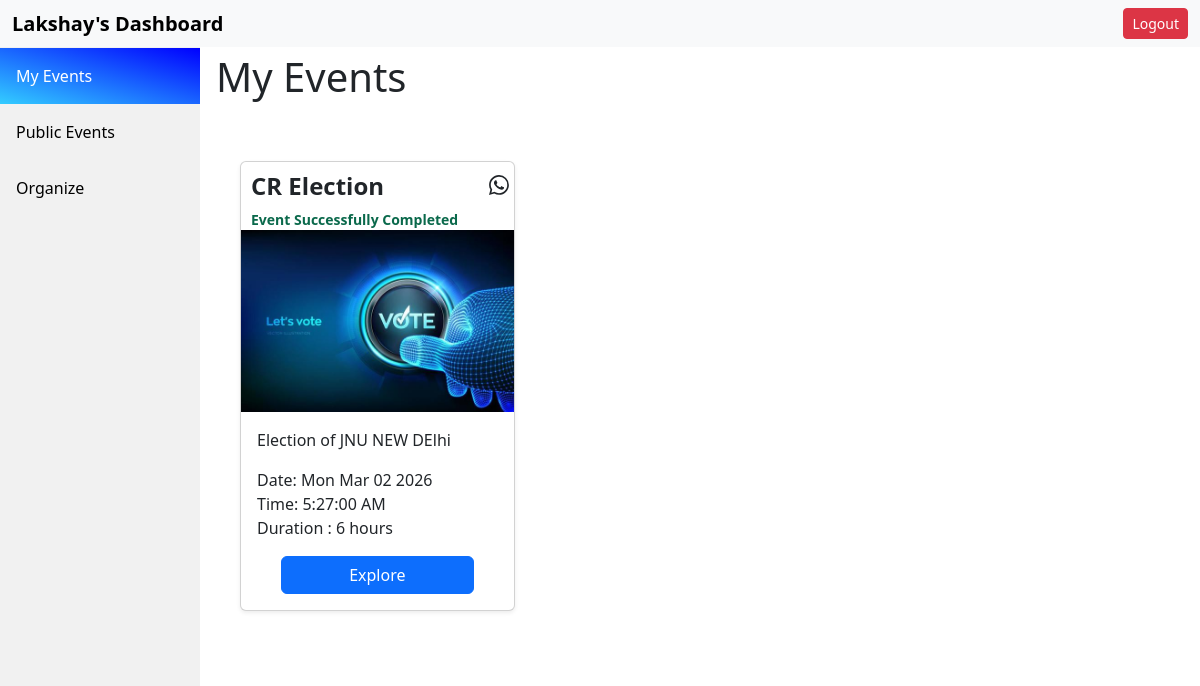
Page /9/home on the committed database.
### application/models.py (models this page shows)
class User(db.Model):
    id=db.Column(db.Integer,primary_key=True)
    name=db.Column(db.String())
    registered=db.Column(db.Boolean,default=False)
    otp=db.Column(db.Integer)
    email=db.Column(db.String(),nullable=False,unique=True)
    pwd=db.Column(db.String())
    login=db.Column(db.Boolean,default=False)
    gender=db.Column(db.String(),default='x')
    school=db.Column(db.String(),default='x')
    batch=db.Column(db.String(),default='x')
    branch=db.Column(db.String(),default='x')
    candidateProfile=db.Column(db.String(120),nullable=True)
    events=db.relationship('Event',backref='user')
    votes=db.relationship('Vote',backref='user')

class Event(db.Model):
    id=db.Column(db.Integer(),primary_key=True)
    createTime=db.Column(db.DateTime)
    organizerId=db.Column(db.Integer(),db.ForeignKey('user.id'))
    title=db.Column(db.String(),default='x')
    desc=db.Column(db.String(),default='x')
    endTime=db.Column(db.DateTime,nullable=False)
    startTime=db.Column(db.DateTime,nullable=False)
    isApproved=db.Column(db.Boolean,default=False)
    voterCount=db.Column(db.Integer())
    durHour=db.Column(db.Integer())
    durMin=db.Column(db.Integer())
    numWinners=db.Column(db.Integer(),default=1)
    votes=db.relationship('Vote',backref='event')

### application/controllers.py (the view, shortened to what this page needs)
@app.route('/<userId>/home',methods=['GET','POST'])
def userDashboard(userId):
    user=User.query.get(userId)
    events=[]
    for v in user.votes:
        events+=[Event.query.get(v.eventId)]
    return render_template('user_myevents.html',user=user,events=events)

### templates/user_myevents.html (shortened to what this page needs)
<!DOCTYPE html>
<html lang="en">
<head>
    <link rel="stylesheet" href="/static/specific-event.css">
    <link rel="stylesheet" href="/static/user_myevents.css">
    <link href="https://cdn.jsdelivr.net/npm/bootstrap@5.3.3/dist/css/bootstrap.min.css" rel="stylesheet">
</head>
<body>
  <nav class="navbar fixed-top navbar-expand-lg bg-body-tertiary">
    <div class="container-fluid">
      <strong class="text-primary-emphasis"><a class="navbar-brand" href="#">{{user.name}}'s Dashboard</a> </strong>
      <a class="btn btn-danger btn-sm" href="/">Logout</a>
    </div>
  </nav>
  <div class="sidebar pt-5">
      <a class="active disabled" href="#myevents" id="myeventsbtn" >My Events</a>
      <a href="#allevents" id="alleventsbtn">Public Events</a>
      <a href="#organize" id="organizebtn">Organize</a>
  </div>
    <div class="content">
      <div class="active pt-5" id="myevents">
          <h1 class="pt-1">My Events</h1>
          {% if events|length == 0 %}
            <p>No Events For You. Don't Worry! <a id="createOne" href="#organize">Let's Create One</a></p>
          {%else%}
          <div class="container pt-1">
            <div class="album py-5 bg-body">
              <div class="container">
                <div class="row row-cols-1 row-cols-sm-2 row-cols-md-3 g-5">
                {%for event in events%}
                    <div class="col">
                      <div class="card shadow-sm">
                        <div style="display: flex; align-items: center; justify-content: space-between;">
                          <h4 style="font-weight:550; margin-top: 10px; margin-left: 10px;">{{event.title}}</h4>
                        </div>
                        {%if event.startTime>event.startTime.now()%}
                        <small style="margin-left: 10px; color: #0a694b; font-weight: 700;" class="timer">Starts in </small>
                        <p class="startTimer" style="display: none;">{{event.startTime}}w{{event.endTime}}</p>
                        {%elif event.endTime>event.endTime.now()%}
                        <small style="margin-left: 10px; color: red; font-weight: 700;" class="timer">Ends in </small>
                        <p style="display: none;" class="startTimer">{{event.endTime}}</p>
                        {%else%}
                        <small style="margin-left: 10px; color: #0a694b; font-weight: 700;">Event Successfully Completed</small>
                        {%endif%}
                        <img src="/static/voteThumbnail.jpg" alt="">
                        <div class="card-body">
                          <p class="card-text">{{event.desc}}
                          <p class="startDate">Start Date : {{event.startTime}} <br> Duration : {%if event.durHour%}{{event.durHour}} hours {%else%}{{event.durMin}} minutes {%endif%}</p>
                          <div class="d-flex justify-content-center align-items-center">
                            <a href="/{{user.id}}/{{event.id}}/explore" type="button" style="width:80%" class="btn btn-primary" >Explore</a>
                          </div>
                        </div>
                      </div>
                    </div>
                {%endfor%}
              </div>
            </div>
          </div>
        </div>
      {%endif%}
      </div>
    <div class="container d-flex justify-content-center pt-5">
    </div>
  </div>
</body>
</html>

### static/specific-event.css (style rules this page uses)
body { margin:0px; padding:0px; }
.content { padding: 16px; }
.sidebar { width: 200px; background-color: #f1f1f1; position:fixed; height: 100%; overflow: auto; }
.sidebar a { display: block; color: black; padding: 16px; text-decoration: none; }
.sidebar a.active { background: linear-gradient(to top right, #33ccff 0%, #0000ff 100%); color: white; }
div.content { margin-left: 200px; padding: 1px 16px; }

### rows in the picture
User: name "Lakshay"
Event: title "CR Election", shows "Event Successfully Completed", desc "Election of JNU NEW DElhi"
